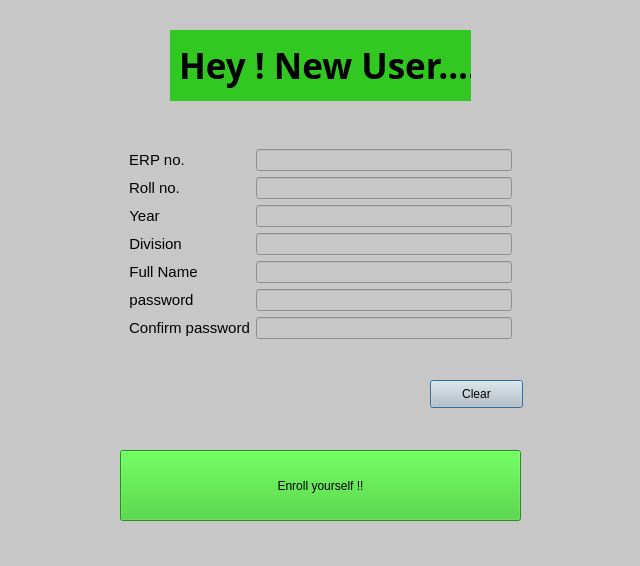
<?xml version="1.0" encoding="UTF-8"?>
<ui version="4.0">
 <class>Dialog</class>
 <widget class="QDialog" name="Dialog">
  <property name="geometry">
   <rect>
    <x>0</x>
    <y>0</y>
    <width>640</width>
    <height>566</height>
   </rect>
  </property>
  <property name="windowTitle">
   <string>SignUp</string>
  </property>
  <property name="styleSheet">
   <string notr="true">background-color: rgb(199, 199, 199);</string>
  </property>
  <widget class="QLabel" name="label">
   <property name="geometry">
    <rect>
     <x>170</x>
     <y>30</y>
     <width>301</width>
     <height>71</height>
    </rect>
   </property>
   <property name="font">
    <font>
     <family>Bahnschrift SemiBold SemiConden</family>
     <pointsize>26</pointsize>
     <weight>75</weight>
     <bold>true</bold>
    </font>
   </property>
   <property name="styleSheet">
    <string notr="true">background-color: rgb(49, 200, 33);</string>
   </property>
   <property name="text">
    <string> Hey ! New User.....</string>
   </property>
  </widget>
  <widget class="QFrame" name="formFrame">
   <property name="geometry">
    <rect>
     <x>120</x>
     <y>140</y>
     <width>401</width>
     <height>221</height>
    </rect>
   </property>
   <property name="styleSheet">
    <string notr="true"/>
   </property>
   <layout class="QFormLayout" name="formLayout">
    <item row="1" column="0">
     <widget class="QLabel" name="label_2">
      <property name="text">
       <string>&lt;html&gt;&lt;head/&gt;&lt;body&gt;&lt;p align=&quot;center&quot;&gt;&lt;span style=&quot; font-size:11pt;&quot;&gt;ERP no.&lt;/span&gt;&lt;/p&gt;&lt;/body&gt;&lt;/html&gt;</string>
      </property>
     </widget>
    </item>
    <item row="2" column="0">
     <widget class="QLabel" name="label_3">
      <property name="text">
       <string>&lt;html&gt;&lt;head/&gt;&lt;body&gt;&lt;p align=&quot;center&quot;&gt;&lt;span style=&quot; font-size:11pt;&quot;&gt;Roll no.&lt;/span&gt;&lt;/p&gt;&lt;/body&gt;&lt;/html&gt;</string>
      </property>
     </widget>
    </item>
    <item row="2" column="1">
     <widget class="QLineEdit" name="roll_ip"/>
    </item>
    <item row="3" column="0">
     <widget class="QLabel" name="label_4">
      <property name="text">
       <string>&lt;html&gt;&lt;head/&gt;&lt;body&gt;&lt;p align=&quot;center&quot;&gt;&lt;span style=&quot; font-size:11pt;&quot;&gt;Year&lt;/span&gt;&lt;/p&gt;&lt;/body&gt;&lt;/html&gt;</string>
      </property>
     </widget>
    </item>
    <item row="3" column="1">
     <widget class="QLineEdit" name="year_ip"/>
    </item>
    <item row="4" column="0">
     <widget class="QLabel" name="label_5">
      <property name="text">
       <string>&lt;html&gt;&lt;head/&gt;&lt;body&gt;&lt;p align=&quot;center&quot;&gt;&lt;span style=&quot; font-size:11pt;&quot;&gt;Division&lt;/span&gt;&lt;/p&gt;&lt;/body&gt;&lt;/html&gt;</string>
      </property>
     </widget>
    </item>
    <item row="4" column="1">
     <widget class="QLineEdit" name="div_ip"/>
    </item>
    <item row="5" column="0">
     <widget class="QLabel" name="label_6">
      <property name="text">
       <string>&lt;html&gt;&lt;head/&gt;&lt;body&gt;&lt;p align=&quot;center&quot;&gt;&lt;span style=&quot; font-size:11pt;&quot;&gt;Full Name&lt;/span&gt;&lt;/p&gt;&lt;/body&gt;&lt;/html&gt;</string>
      </property>
     </widget>
    </item>
    <item row="5" column="1">
     <widget class="QLineEdit" name="name_ip"/>
    </item>
    <item row="6" column="0">
     <widget class="QLabel" name="label_7">
      <property name="text">
       <string>&lt;html&gt;&lt;head/&gt;&lt;body&gt;&lt;p align=&quot;center&quot;&gt;&lt;span style=&quot; font-size:11pt;&quot;&gt; password&lt;/span&gt;&lt;/p&gt;&lt;/body&gt;&lt;/html&gt;</string>
      </property>
     </widget>
    </item>
    <item row="6" column="1">
     <widget class="QLineEdit" name="password_ip">
      <property name="echoMode">
       <enum>QLineEdit::Password</enum>
      </property>
     </widget>
    </item>
    <item row="7" column="0">
     <widget class="QLabel" name="label_8">
      <property name="styleSheet">
       <string notr="true"/>
      </property>
      <property name="text">
       <string>&lt;html&gt;&lt;head/&gt;&lt;body&gt;&lt;p align=&quot;center&quot;&gt;&lt;span style=&quot; font-size:11pt;&quot;&gt;Confirm password&lt;/span&gt;&lt;/p&gt;&lt;/body&gt;&lt;/html&gt;</string>
      </property>
     </widget>
    </item>
    <item row="7" column="1">
     <widget class="QLineEdit" name="cpassword_ip">
      <property name="echoMode">
       <enum>QLineEdit::Password</enum>
      </property>
     </widget>
    </item>
    <item row="1" column="1">
     <widget class="QLineEdit" name="erp_ip"/>
    </item>
   </layout>
  </widget>
  <widget class="QPushButton" name="clear">
   <property name="geometry">
    <rect>
     <x>430</x>
     <y>380</y>
     <width>93</width>
     <height>28</height>
    </rect>
   </property>
   <property name="text">
    <string>Clear</string>
   </property>
  </widget>
  <widget class="QPushButton" name="enroll">
   <property name="geometry">
    <rect>
     <x>120</x>
     <y>450</y>
     <width>401</width>
     <height>71</height>
    </rect>
   </property>
   <property name="styleSheet">
    <string notr="true">background-color: rgb(49, 200, 33);
font: 28pt &quot;Nirmala UI&quot;;</string>
   </property>
   <property name="text">
    <string>Enroll yourself !!</string>
   </property>
  </widget>
  <widget class="QLabel" name="logo">
   <property name="geometry">
    <rect>
     <x>10</x>
     <y>0</y>
     <width>101</width>
     <height>111</height>
    </rect>
   </property>
   <property name="minimumSize">
    <size>
     <width>101</width>
     <height>111</height>
    </size>
   </property>
   <property name="text">
    <string/>
   </property>
   <property name="pixmap">
    <pixmap>../Images/logog.JPG</pixmap>
   </property>
  </widget>
 </widget>
 <resources/>
 <connections/>
</ui>
